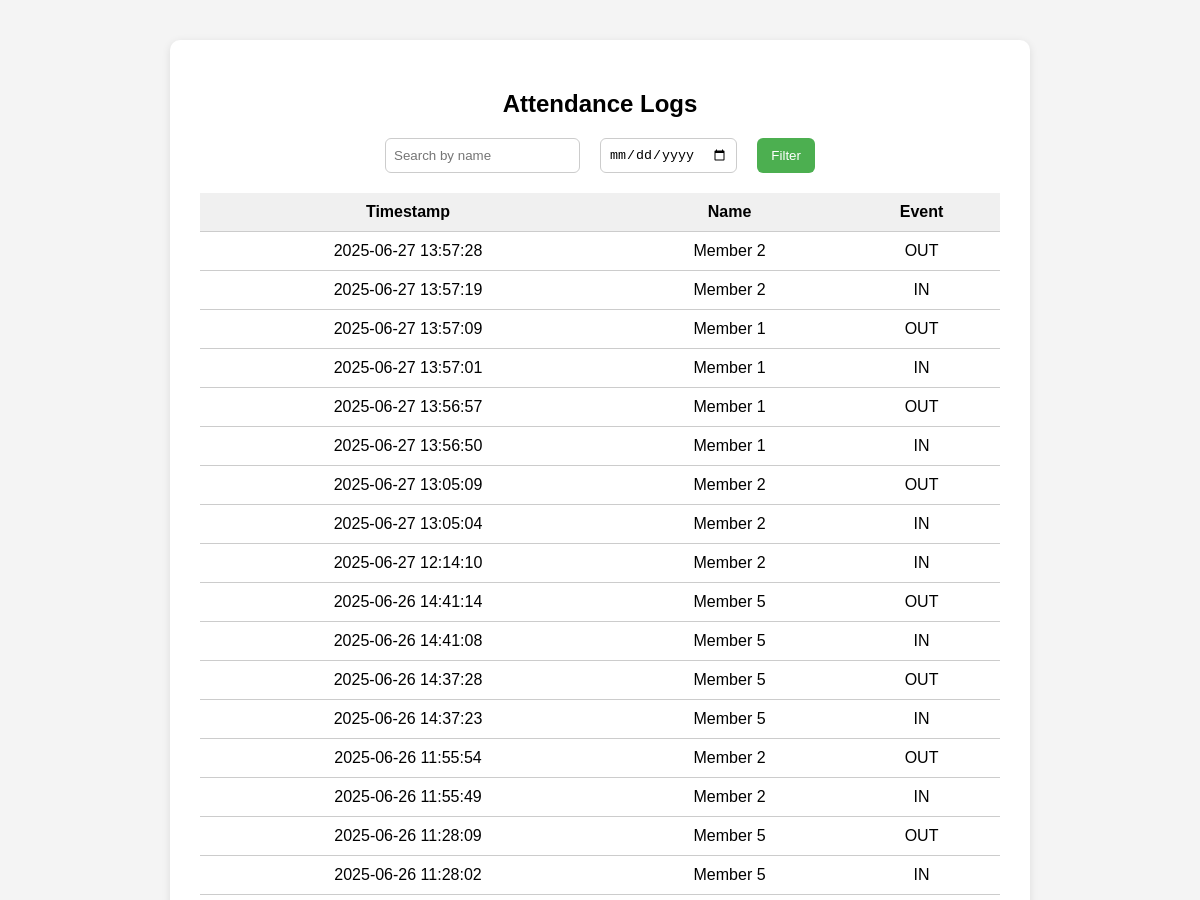
Page /logs (upper part) on the earlier database version.
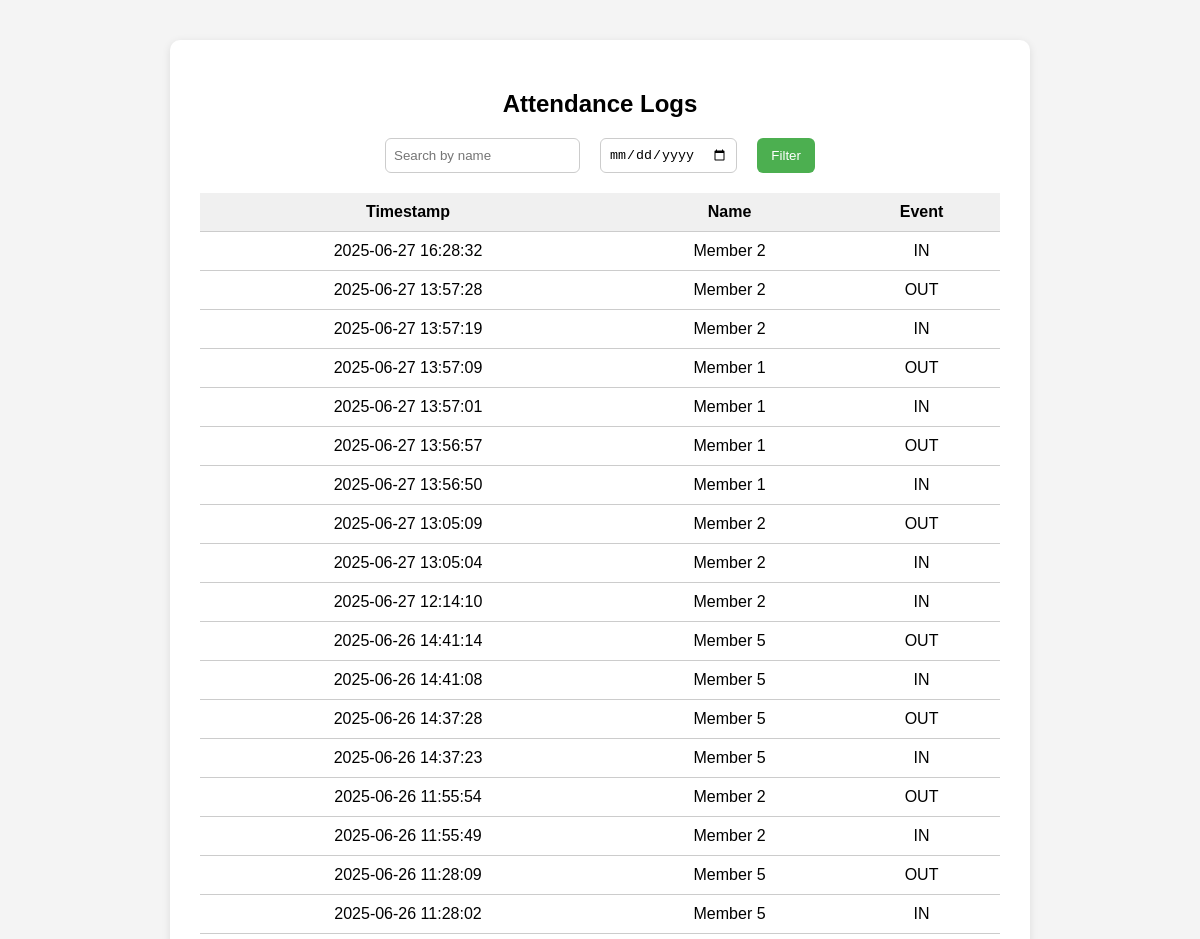
Same page on the later database version.
### tables this page shows
CREATE TABLE logs (
                    id INTEGER PRIMARY KEY AUTOINCREMENT,
                    timestamp TEXT,
                    name TEXT,
                    event TEXT
                );

### app.py (the view)
@app.route('/logs')
def view_logs():
    name = request.args.get('name', '').strip()
    date = request.args.get('date', '').strip()
    logs = get_logs(name_filter=name, date_filter=date)
    return render_template('logs.html', logs=logs)

### main.py (called while the page is built)
def get_logs(name_filter='', date_filter=''):
    conn = sqlite3.connect("attendance.db")
    c = conn.cursor()
    query = "SELECT * FROM logs WHERE 1=1"
    params = []
    if name_filter:
        query += " AND name LIKE ?"
        params.append(f"%{name_filter}%")
    if date_filter:
        query += " AND DATE(timestamp) = ?"
        params.append(date_filter)
    query += " ORDER BY timestamp DESC"
    c.execute(query, params)
    logs = c.fetchall()
    conn.close()
    return logs

### templates/logs.html (shortened to what this page needs)
<!DOCTYPE html>
<html lang="en">
<head>
</head>
<body>
    <div class="container">
        <h2>Attendance Logs</h2>
        <form method="get" action="/logs">
            <input type="text" name="name" placeholder="Search by name" value="{{ request.args.get('name', '') }}">
            <input type="date" name="date" value="{{ request.args.get('date', '') }}">
            <button type="submit">Filter</button>
        </form>
        {% if logs %}
        <table>
            <thead>
                <tr>
                    <th>Timestamp</th>
                    <th>Name</th>
                    <th>Event</th>
                </tr>
            </thead>
            <tbody>
                {% for log in logs %}
                <tr>
                    <td>{{ log[1] }}</td>
                    <td>{{ log[2] }}</td>
                    <td>{{ log[3] }}</td>
                </tr>
                {% endfor %}
            </tbody>
        </table>
        {% else %}
        <p>No attendance logs found.</p>
        {% endif %}
    </div>
</body>
</html>

### templates/logs.html (style rules this page uses)
body { font-family: Arial, sans-serif; background: #f4f4f4; margin: 0; padding: 40px; text-align: center; }
.container { max-width: 800px; margin: 0 auto; background: #fff; padding: 30px; border-radius: 10px; box-shadow: 0 2px 8px rgba(0, 0, 0, 0.1); }
h2 { margin-bottom: 20px; }
form { display: flex; gap: 20px; justify-content: center; margin-bottom: 20px; }
input[type="text"], input[type="date"] { padding: 8px; border: 1px solid #ccc; border-radius: 6px; }
button { padding: 8px 14px; background-color: #4CAF50; color: white; border: none; border-radius: 6px; cursor: pointer; }
table { width: 100%; border-collapse: collapse; }
th, td { padding: 10px; border-bottom: 1px solid #ccc; }
th { background-color: #f0f0f0; }

Differences in the rows shown:
added logs: timestamp "2025-06-27 16:28:32", name "Member 2", event "IN"
